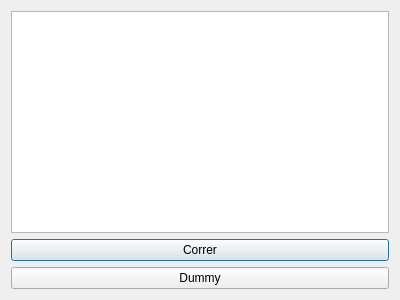
<?xml version="1.0" encoding="UTF-8"?>
<ui version="4.0">
 <class>Dialog</class>
 <widget class="QDialog" name="Dialog">
  <property name="geometry">
   <rect>
    <x>0</x>
    <y>0</y>
    <width>400</width>
    <height>300</height>
   </rect>
  </property>
  <property name="windowTitle">
   <string>Dialog</string>
  </property>
  <layout class="QVBoxLayout" name="verticalLayout">
   <item>
    <widget class="QTextEdit" name="log"/>
   </item>
   <item>
    <widget class="QPushButton" name="correr">
     <property name="text">
      <string>Correr</string>
     </property>
    </widget>
   </item>
   <item>
    <widget class="QPushButton" name="dummy">
     <property name="text">
      <string>Dummy</string>
     </property>
    </widget>
   </item>
  </layout>
 </widget>
 <resources/>
 <connections/>
</ui>
